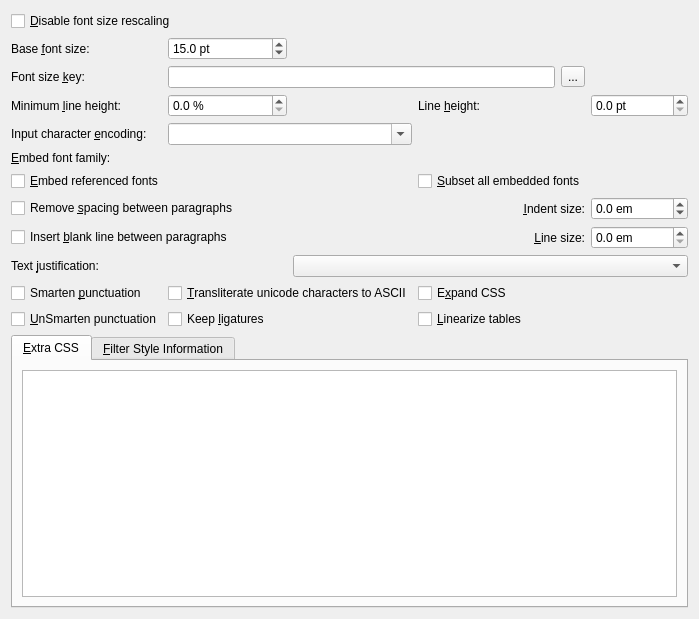
<?xml version="1.0" encoding="UTF-8"?>
<ui version="4.0">
 <class>Form</class>
 <widget class="QWidget" name="Form">
  <property name="geometry">
   <rect>
    <x>0</x>
    <y>0</y>
    <width>699</width>
    <height>619</height>
   </rect>
  </property>
  <property name="windowTitle">
   <string>Form</string>
  </property>
  <layout class="QGridLayout" name="gridLayout">
   <item row="12" column="1" colspan="2">
    <widget class="QCheckBox" name="opt_keep_ligatures">
     <property name="text">
      <string>Keep &amp;ligatures</string>
     </property>
    </widget>
   </item>
   <item row="1" column="0">
    <widget class="QLabel" name="label_18">
     <property name="text">
      <string>Base &amp;font size:</string>
     </property>
     <property name="buddy">
      <cstring>opt_base_font_size</cstring>
     </property>
    </widget>
   </item>
   <item row="9" column="3">
    <widget class="QLabel" name="label_7">
     <property name="text">
      <string>&amp;Line size:</string>
     </property>
     <property name="alignment">
      <set>Qt::AlignRight|Qt::AlignTrailing|Qt::AlignVCenter</set>
     </property>
     <property name="buddy">
      <cstring>opt_insert_blank_line_size</cstring>
     </property>
    </widget>
   </item>
   <item row="5" column="1" colspan="2">
    <widget class="EncodingComboBox" name="opt_input_encoding">
     <property name="editable">
      <bool>true</bool>
     </property>
    </widget>
   </item>
   <item row="8" column="0" colspan="2">
    <widget class="QCheckBox" name="opt_remove_paragraph_spacing">
     <property name="text">
      <string>Remove &amp;spacing between paragraphs</string>
     </property>
    </widget>
   </item>
   <item row="8" column="3">
    <widget class="QLabel" name="label_4">
     <property name="text">
      <string>&amp;Indent size:</string>
     </property>
     <property name="alignment">
      <set>Qt::AlignRight|Qt::AlignTrailing|Qt::AlignVCenter</set>
     </property>
     <property name="buddy">
      <cstring>opt_remove_paragraph_spacing_indent_size</cstring>
     </property>
    </widget>
   </item>
   <item row="3" column="4">
    <widget class="QDoubleSpinBox" name="opt_line_height">
     <property name="suffix">
      <string> pt</string>
     </property>
     <property name="decimals">
      <number>1</number>
     </property>
    </widget>
   </item>
   <item row="9" column="0" colspan="2">
    <widget class="QCheckBox" name="opt_insert_blank_line">
     <property name="text">
      <string>Insert &amp;blank line between paragraphs</string>
     </property>
    </widget>
   </item>
   <item row="9" column="4">
    <widget class="QDoubleSpinBox" name="opt_insert_blank_line_size">
     <property name="suffix">
      <string> em</string>
     </property>
     <property name="decimals">
      <number>1</number>
     </property>
    </widget>
   </item>
   <item row="10" column="0">
    <widget class="QLabel" name="label_5">
     <property name="text">
      <string>Text &amp;justification:</string>
     </property>
     <property name="buddy">
      <cstring>opt_change_justification</cstring>
     </property>
    </widget>
   </item>
   <item row="10" column="2" colspan="3">
    <widget class="QComboBox" name="opt_change_justification"/>
   </item>
   <item row="11" column="0">
    <widget class="QCheckBox" name="opt_smarten_punctuation">
     <property name="text">
      <string>Smarten &amp;punctuation</string>
     </property>
    </widget>
   </item>
   <item row="12" column="0">
    <widget class="QCheckBox" name="opt_unsmarten_punctuation">
     <property name="text">
      <string>&amp;UnSmarten punctuation</string>
     </property>
    </widget>
   </item>
   <item row="3" column="3">
    <widget class="QLabel" name="label">
     <property name="text">
      <string>Line &amp;height:</string>
     </property>
     <property name="buddy">
      <cstring>opt_line_height</cstring>
     </property>
    </widget>
   </item>
   <item row="3" column="0">
    <widget class="QLabel" name="label_6">
     <property name="text">
      <string>Minimum &amp;line height:</string>
     </property>
     <property name="buddy">
      <cstring>opt_minimum_line_height</cstring>
     </property>
    </widget>
   </item>
   <item row="2" column="1" colspan="3">
    <layout class="QHBoxLayout" name="horizontalLayout">
     <item>
      <widget class="QLineEdit" name="opt_font_size_mapping">
       <property name="sizePolicy">
        <sizepolicy hsizetype="Expanding" vsizetype="Fixed">
         <horstretch>0</horstretch>
         <verstretch>0</verstretch>
        </sizepolicy>
       </property>
      </widget>
     </item>
     <item>
      <widget class="QToolButton" name="button_font_key">
       <property name="toolTip">
        <string>Wizard to help you choose an appropriate font size key</string>
       </property>
       <property name="text">
        <string>...</string>
       </property>
       <property name="icon">
        <iconset resource="../../../../resources/images.qrc">
         <normaloff>:/images/wizard.png</normaloff>:/images/wizard.png</iconset>
       </property>
       <property name="iconSize">
        <size>
         <width>32</width>
         <height>32</height>
        </size>
       </property>
      </widget>
     </item>
    </layout>
   </item>
   <item row="5" column="0">
    <widget class="QLabel" name="label_3">
     <property name="text">
      <string>Input character &amp;encoding:</string>
     </property>
     <property name="buddy">
      <cstring>opt_input_encoding</cstring>
     </property>
    </widget>
   </item>
   <item row="3" column="1">
    <widget class="QDoubleSpinBox" name="opt_minimum_line_height">
     <property name="suffix">
      <string> %</string>
     </property>
     <property name="decimals">
      <number>1</number>
     </property>
     <property name="maximum">
      <double>900.000000000000000</double>
     </property>
    </widget>
   </item>
   <item row="1" column="1">
    <widget class="QDoubleSpinBox" name="opt_base_font_size">
     <property name="suffix">
      <string> pt</string>
     </property>
     <property name="decimals">
      <number>1</number>
     </property>
     <property name="minimum">
      <double>0.000000000000000</double>
     </property>
     <property name="maximum">
      <double>50.000000000000000</double>
     </property>
     <property name="singleStep">
      <double>1.000000000000000</double>
     </property>
     <property name="value">
      <double>15.000000000000000</double>
     </property>
    </widget>
   </item>
   <item row="0" column="0" colspan="5">
    <widget class="QCheckBox" name="opt_disable_font_rescaling">
     <property name="text">
      <string>&amp;Disable font size rescaling</string>
     </property>
    </widget>
   </item>
   <item row="6" column="1" colspan="2">
    <widget class="FontFamilyChooser" name="opt_embed_font_family" native="true"/>
   </item>
   <item row="2" column="0">
    <widget class="QLabel" name="label_2">
     <property name="text">
      <string>Font size &amp;key:</string>
     </property>
     <property name="buddy">
      <cstring>opt_font_size_mapping</cstring>
     </property>
    </widget>
   </item>
   <item row="6" column="0">
    <widget class="QLabel" name="label_10">
     <property name="text">
      <string>&amp;Embed font family:</string>
     </property>
     <property name="buddy">
      <cstring>opt_embed_font_family</cstring>
     </property>
    </widget>
   </item>
   <item row="13" column="0" colspan="5">
    <widget class="QTabWidget" name="tabWidget">
     <property name="currentIndex">
      <number>0</number>
     </property>
     <widget class="QWidget" name="extra_css_tab">
      <attribute name="title">
       <string>&amp;Extra CSS</string>
      </attribute>
      <layout class="QGridLayout" name="gridLayout_2">
       <item row="0" column="0">
        <widget class="QTextEdit" name="opt_extra_css"/>
       </item>
      </layout>
     </widget>
     <widget class="QWidget" name="opt_filter_css">
      <attribute name="title">
       <string>&amp;Filter Style Information</string>
      </attribute>
      <layout class="QGridLayout" name="gridLayout_3">
       <item row="0" column="0" colspan="5">
        <widget class="QLabel" name="label_8">
         <property name="text">
          <string>Select what style information you want completely removed:</string>
         </property>
         <property name="wordWrap">
          <bool>true</bool>
         </property>
        </widget>
       </item>
       <item row="1" column="0">
        <widget class="QCheckBox" name="filter_css_fonts">
         <property name="toolTip">
          <string>Removes the font-family CSS property</string>
         </property>
         <property name="text">
          <string>&amp;Fonts</string>
         </property>
        </widget>
       </item>
       <item row="1" column="1">
        <widget class="QCheckBox" name="filter_css_margins">
         <property name="toolTip">
          <string>Removes the margin CSS properties. Note that page margins are not affected by this setting.</string>
         </property>
         <property name="text">
          <string>&amp;Margins</string>
         </property>
        </widget>
       </item>
       <item row="1" column="2">
        <widget class="QCheckBox" name="filter_css_padding">
         <property name="toolTip">
          <string>Removes the padding CSS properties</string>
         </property>
         <property name="text">
          <string>&amp;Padding</string>
         </property>
        </widget>
       </item>
       <item row="1" column="3">
        <widget class="QCheckBox" name="filter_css_floats">
         <property name="toolTip">
          <string>Convert floating images/text into static images/text</string>
         </property>
         <property name="text">
          <string>F&amp;loats</string>
         </property>
        </widget>
       </item>
       <item row="1" column="4">
        <widget class="QCheckBox" name="filter_css_colors">
         <property name="toolTip">
          <string>Removes foreground and background colors</string>
         </property>
         <property name="text">
          <string>&amp;Colors</string>
         </property>
        </widget>
       </item>
       <item row="2" column="0" colspan="5">
        <layout class="QHBoxLayout" name="horizontalLayout_2">
         <item>
          <widget class="QLabel" name="label_9">
           <property name="text">
            <string>&amp;Other CSS Properties:</string>
           </property>
           <property name="buddy">
            <cstring>filter_css_others</cstring>
           </property>
          </widget>
         </item>
         <item>
          <widget class="QLineEdit" name="filter_css_others">
           <property name="toolTip">
            <string>Comma separated list of CSS properties to remove. For example: display, color, font-family</string>
           </property>
          </widget>
         </item>
        </layout>
       </item>
       <item row="3" column="0">
        <spacer name="verticalSpacer">
         <property name="orientation">
          <enum>Qt::Vertical</enum>
         </property>
         <property name="sizeHint" stdset="0">
          <size>
           <width>20</width>
           <height>40</height>
          </size>
         </property>
        </spacer>
       </item>
      </layout>
     </widget>
    </widget>
   </item>
   <item row="8" column="4">
    <widget class="QDoubleSpinBox" name="opt_remove_paragraph_spacing_indent_size">
     <property name="toolTip">
      <string>&lt;p&gt;When calibre removes inter paragraph spacing, it automatically sets a paragraph indent, to ensure that paragraphs can be easily distinguished. This option controls the width of that indent.</string>
     </property>
     <property name="specialValueText">
      <string>No change</string>
     </property>
     <property name="suffix">
      <string> em</string>
     </property>
     <property name="decimals">
      <number>1</number>
     </property>
     <property name="minimum">
      <double>-0.100000000000000</double>
     </property>
     <property name="singleStep">
      <double>0.100000000000000</double>
     </property>
    </widget>
   </item>
   <item row="7" column="3">
    <widget class="QCheckBox" name="opt_subset_embedded_fonts">
     <property name="text">
      <string>&amp;Subset all embedded fonts</string>
     </property>
    </widget>
   </item>
   <item row="7" column="0" colspan="3">
    <widget class="QCheckBox" name="opt_embed_all_fonts">
     <property name="text">
      <string>&amp;Embed referenced fonts</string>
     </property>
    </widget>
   </item>
   <item row="11" column="1" colspan="2">
    <widget class="QCheckBox" name="opt_asciiize">
     <property name="text">
      <string>&amp;Transliterate unicode characters to ASCII</string>
     </property>
    </widget>
   </item>
   <item row="11" column="3" colspan="2">
    <widget class="QCheckBox" name="opt_expand_css">
     <property name="text">
      <string>E&amp;xpand CSS</string>
     </property>
    </widget>
   </item>
   <item row="12" column="3" colspan="2">
    <widget class="QCheckBox" name="opt_linearize_tables">
     <property name="text">
      <string>&amp;Linearize tables</string>
     </property>
    </widget>
   </item>
  </layout>
 </widget>
 <customwidgets>
  <customwidget>
   <class>EncodingComboBox</class>
   <extends>QComboBox</extends>
   <header>calibre/gui2/widgets.h</header>
  </customwidget>
  <customwidget>
   <class>FontFamilyChooser</class>
   <extends>QWidget</extends>
   <header>calibre/gui2/font_family_chooser.h</header>
  </customwidget>
 </customwidgets>
 <resources>
  <include location="../../../../resources/images.qrc"/>
  <include location="../../../../resources/images.qrc"/>
 </resources>
 <connections>
  <connection>
   <sender>opt_disable_font_rescaling</sender>
   <signal>toggled(bool)</signal>
   <receiver>opt_base_font_size</receiver>
   <slot>setDisabled(bool)</slot>
   <hints>
    <hint type="sourcelabel">
     <x>154</x>
     <y>16</y>
    </hint>
    <hint type="destinationlabel">
     <x>385</x>
     <y>40</y>
    </hint>
   </hints>
  </connection>
  <connection>
   <sender>opt_disable_font_rescaling</sender>
   <signal>toggled(bool)</signal>
   <receiver>opt_font_size_mapping</receiver>
   <slot>setDisabled(bool)</slot>
   <hints>
    <hint type="sourcelabel">
     <x>80</x>
     <y>20</y>
    </hint>
    <hint type="destinationlabel">
     <x>285</x>
     <y>72</y>
    </hint>
   </hints>
  </connection>
  <connection>
   <sender>opt_remove_paragraph_spacing</sender>
   <signal>toggled(bool)</signal>
   <receiver>label_4</receiver>
   <slot>setEnabled(bool)</slot>
   <hints>
    <hint type="sourcelabel">
     <x>20</x>
     <y>20</y>
    </hint>
    <hint type="destinationlabel">
     <x>20</x>
     <y>20</y>
    </hint>
   </hints>
  </connection>
  <connection>
   <sender>opt_remove_paragraph_spacing</sender>
   <signal>toggled(bool)</signal>
   <receiver>opt_remove_paragraph_spacing_indent_size</receiver>
   <slot>setEnabled(bool)</slot>
   <hints>
    <hint type="sourcelabel">
     <x>20</x>
     <y>20</y>
    </hint>
    <hint type="destinationlabel">
     <x>20</x>
     <y>20</y>
    </hint>
   </hints>
  </connection>
 </connections>
</ui>
